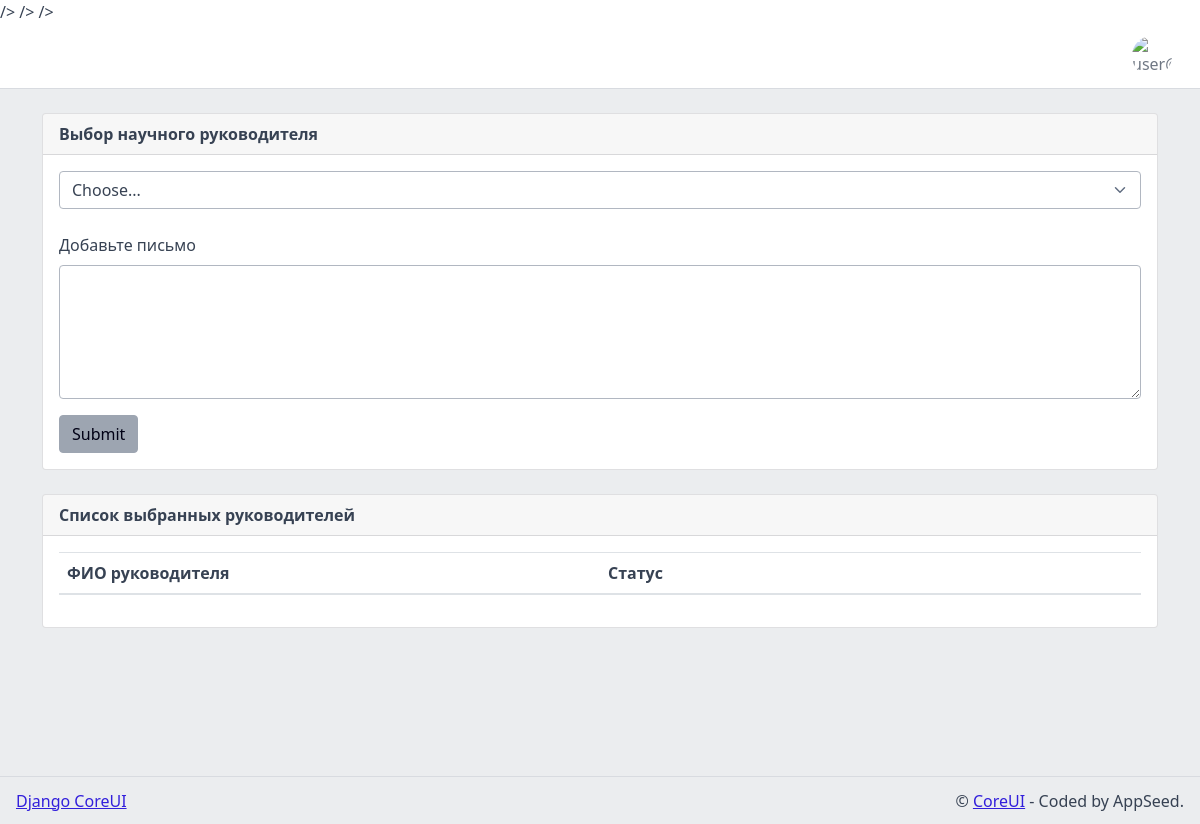
Before: /choose-teacher/1/ with the older database file.
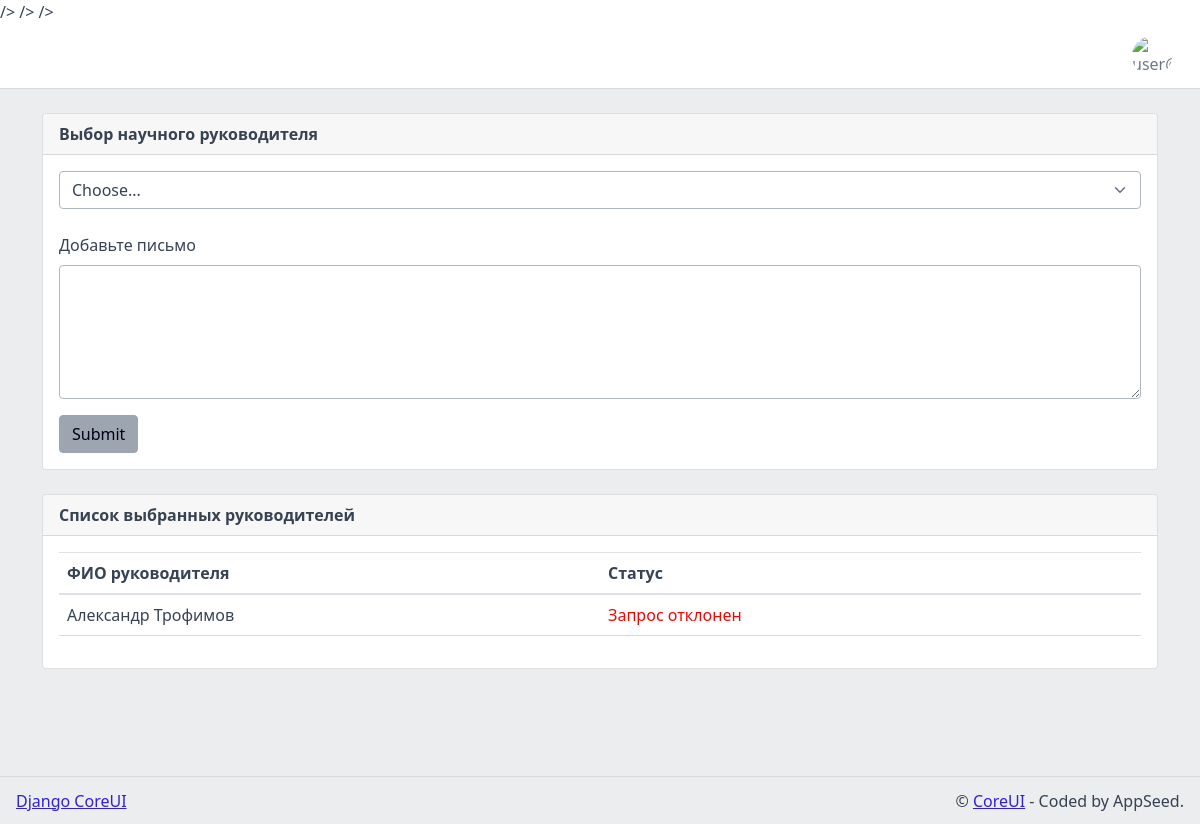
After: the same page with the newer database file.
### base/models.py (models this page shows, shortened)
class Assignment(models.Model):
    student = models.ForeignKey(UserProfile, related_name='student_assignment', on_delete=models.CASCADE)
    teacher = models.ForeignKey(UserProfile, related_name='teacher_assignment', on_delete=models.CASCADE)
    is_accepted = models.BooleanField(default=False)
    is_reviewed = models.BooleanField(default=False)
    created_at = models.DateTimeField(auto_now_add=True)
    text = models.TextField(blank=True)

### users/models.py (models this page shows, shortened)
class UserProfile(models.Model):
    user = models.OneToOneField(User, on_delete=models.CASCADE)
    middle_name = models.CharField(max_length=30, blank=True, null=True)
    ROLE_CHOICES = (
        ('student', 'Student'),
        ('admin', 'Admin'),
        ('teacher', 'Teacher')
    )
    role = models.CharField(max_length=20, choices=ROLE_CHOICES, null=True)
    group = models.ForeignKey(Group, on_delete=models.SET_NULL, null=True, blank=True)

### users/views.py (the view, shortened to what this page needs)
# urls.py: path('choose-teacher/<int:student_id>/', views.choose_teacher, name='choose-teacher'),
def choose_teacher(request, student_id):
    teachers = UserProfile.objects.filter(role='teacher')
    student = get_object_or_404(UserProfile, pk=student_id, role='student')
    chosen_teachers = Assignment.objects.filter(student=student).order_by('-created_at')
    context = {'teachers':teachers, 'student':student, 'chosen_teachers':chosen_teachers}
    return render(request, 'users/choose_teacher.html', context=context)

### users/templates/users/choose_teacher.html (shortened to what this page needs)
{% extends "main.html" %}
{% block content %}
<div class="body flex-grow-1 px-3">
  <div class="container-lg">
    <div class="card mb-4">
      <div class="card-header">
        <strong>Выбор научного руководителя</strong>
      </div>
      <div class="card-body">
        <div class="example">
          <form action="" method="POST">
            <select class="form-select" id="teacherSelect" name="teacher_id">
              <option selected>Choose...</option>
            </select>
            <br />
            <div class="mb-3">
              <label class="form-label" for="messageText"
                >Добавьте письмо</label
              >
              <textarea
                class="form-control"
                id="messageText"
                rows="5"
                name="message"
              ></textarea>
            </div>
            <input class="btn btn-secondary" type="submit" value="Submit" />
          </form>
        </div>
      </div>
    </div>
    <div class="card mb-4">
      <div class="card-header">
        <strong>Список выбранных руководителей</strong>
      </div>
      <div class="card-body">
        <div class="example">
          <div class="table-responsive">
            <table class="table align-middle">
              <thead>
                <tr>
                  <th style="width: 20%" scope="col">ФИО руководителя</th>
                  <th style="width: 20%" scope="col">Статус</th>
                </tr>
              </thead>
              <tbody>
                {% for assignment in chosen_teachers %}
                <tr>
                  <td>
                    {{assignment.teacher.user.first_name}}
                    {{assignment.teacher.user.last_name}}
                  </td>
                  {% if assignment.is_reviewed %}
                    {% if assignment.is_accepted %}
                      <td style="color:green;">Принято</td>
                    {% else %}
                      <td style="color:red;">Запрос отклонен</td>
                    {% endif %}
                  {% else %}
                    <td style="color:orange;">На рассмотрении</td>
                  {% endif %}
                </tr>
                {% endfor %}
              </tbody>
            </table>
          </div>
        </div>
      </div>
    </div>
  </div>
</div>
{% endblock content %}

Changed rows visible on the page:
added Assignment: teacher.user.first_name "Александр", teacher.user.last_name "Трофимов", is_reviewed "Запрос отклонен"
